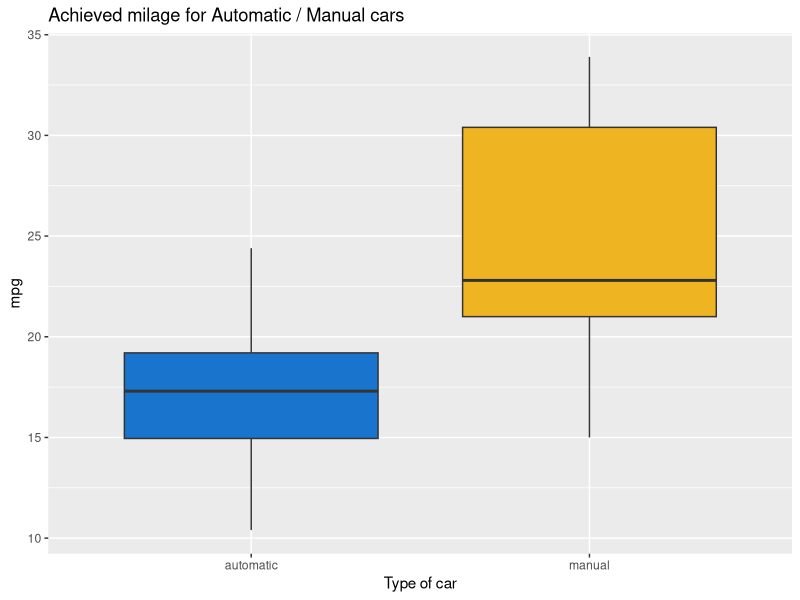

Recreate this plot in R.
## ---- chunk 1
library(tidyverse)
glimpse(mtcars)
df <- mtcars
df$am <- factor(df$am, labels = c("automatic", "manual"))
df2 <- df %>% select(mpg, am)
glimpse(df2)
## ---- chunk 2
df2 %>% group_by(am) %>% 
  summarise(mean = mean(mpg), minimum = min(mpg), maximum = max(mpg))
## ---- chunk 3
ggplot(df2, aes(x = am, y = mpg)) + 
  geom_boxplot(fill = c("dodgerblue3", "goldenrod2")) + 
  labs(title = "Achieved milage for Automatic / Manual cars", 
       x = "Type of car")
## ---- chunk 4
df2 %>% group_by(am) %>% 
  summarise(shaprio_test = shapiro.test(mpg)$p.value)

## ---- chunk 5
car::leveneTest(mpg ~ am, center = mean, data = df2)
## ---- chunk 6
log_transformed_mpg = log(df2$mpg)
## ---- chunk 7
t.test(log_transformed_mpg ~ df2$am, var.equal = TRUE)
